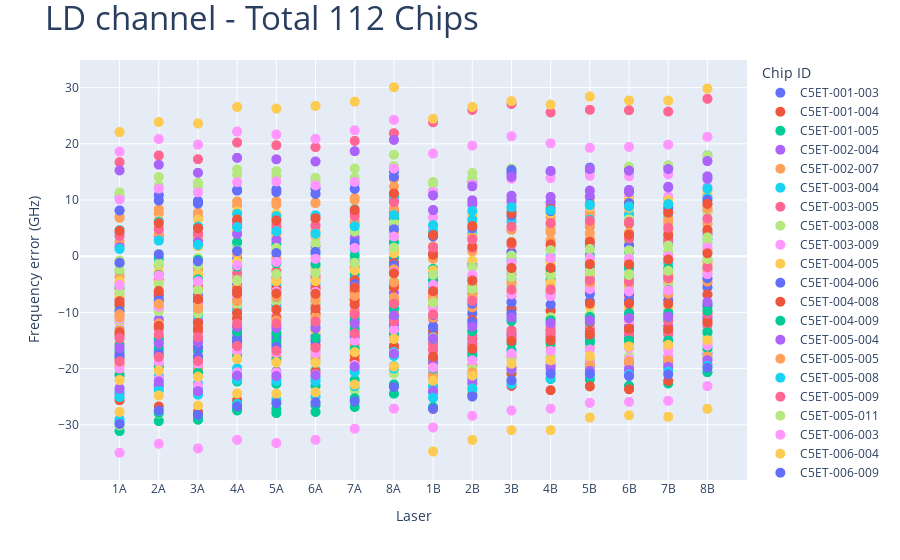

This figure's notebook cell:
### Code cell
fig = px.scatter(LD_df, x='Laser', y='Frequency error (GHz)', color=LD_df['Chip ID'])
fig.update_traces(marker_size=10)
fig.update_xaxes(categoryorder='array', categoryarray= ['1A', '2A', '3A', '3A', '4A', '5A', '6A', '7A', '8A', '1B', '2B', '3B', '4B', '5B', '6B', '7B', '8B'])
fig.update_layout(title=dict(text="LD channel - Total "+str(len(LD_df['Chip ID'].unique())) + " Chips", font=dict(size=33)))
